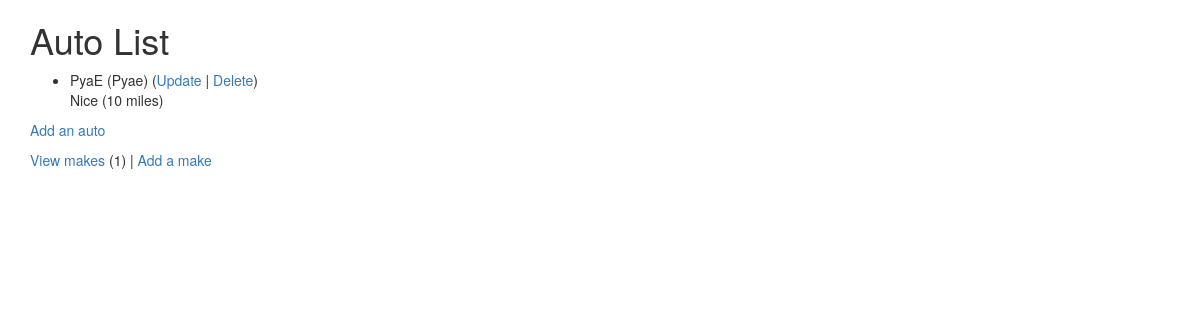
Before: /autos/ (signed in) with the older database file.
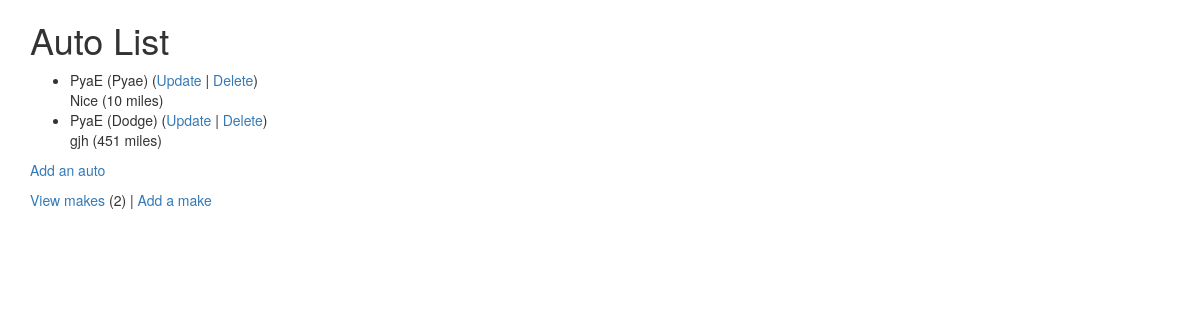
After: the same page with the newer database file.
### autos/models.py (models this page shows, shortened)
class Auto(models.Model):
    nickname = models.CharField(
            max_length=200,
            validators=[MinLengthValidator(2, "Nickname must be greater than 1 character")]
    )
    mileage = models.PositiveIntegerField()
    comments = models.CharField(max_length=300)
    make = models.ForeignKey('Make', on_delete=models.CASCADE, null=False)

class Make(models.Model):
    name = models.CharField(
            max_length=200,
            help_text='Enter a make (e.g. Dodge)',
            validators=[MinLengthValidator(2, "Make must be greater than 1 character")]
    )
    def __str__(self):
        return self.name

### autos/views.py (the view)
# urls.py: path('', views.MainView.as_view(), name='all'),
class MainView(LoginRequiredMixin, View):
    def get(self, request):
        mc = Make.objects.all().count()
        al = Auto.objects.all()
        ctx = {'make_count': mc, 'auto_list': al}
        return render(request, 'autos/auto_list.html', ctx)

### autos/templates/autos/auto_list.html
{% extends "base_bootstrap.html" %}
{% block content %}
  <h1>Auto List</h1>
  {% if auto_list %}
  <ul>
    {% for auto in auto_list %}
      <li>
          {{ auto.nickname }} ({{ auto.make }})
          (<a href="{% url 'autos:auto_update' auto.id %}">Update</a> |
          <a href="{% url 'autos:auto_delete' auto.id %}">Delete</a>) <br/>
          {{ auto.comments }} ({{ auto.mileage }} miles)
      </li>
    {% endfor %}
  </ul>
  {% else %}
    <p>There are no autos in the library.</p>
  {% endif %}
  <p>
    {% if make_count > 0 %}
      <a href="{% url 'autos:auto_create' %}">Add an auto</a>
    {% else %}
      Please add a make before you add an auto.
    {% endif %}
  </p>
  <p>
  <a href="{% url 'autos:make_list' %}">View makes</a> ({{ make_count }}) |
    <a href="{% url 'autos:make_create' %}">Add a make</a>
  </p>
{% endblock %}

### home/templates/base_bootstrap.html (shortened to what this page needs)
<!DOCTYPE html>
<html>
<head>
<link rel="stylesheet"
    href="https://maxcdn.bootstrapcdn.com/bootstrap/3.4.0/css/bootstrap.min.css"
>
<link rel="stylesheet"
    href="https://maxcdn.bootstrapcdn.com/bootstrap/3.4.0/css/bootstrap-theme.min.css"
>
<link rel="stylesheet"
    href="https://code.jquery.com/ui/1.12.1/themes/ui-lightness/jquery-ui.css"
>
<link rel="stylesheet" href="https://use.fontawesome.com/releases/v5.8.1/css/all.css">
<link rel="stylesheet" href="https://use.fontawesome.com/releases/v5.8.1/css/v4-shims.css">
</head>
<body>
<div class="container">
{% block content %}
{% endblock %}
</div>
</body>
</html>

Changed rows visible on the page:
added Auto: nickname "PyaE", make "Dodge", comments "gjh", mileage "451"
Other visible differences:
{{ make_count }}: "1" → "2"
